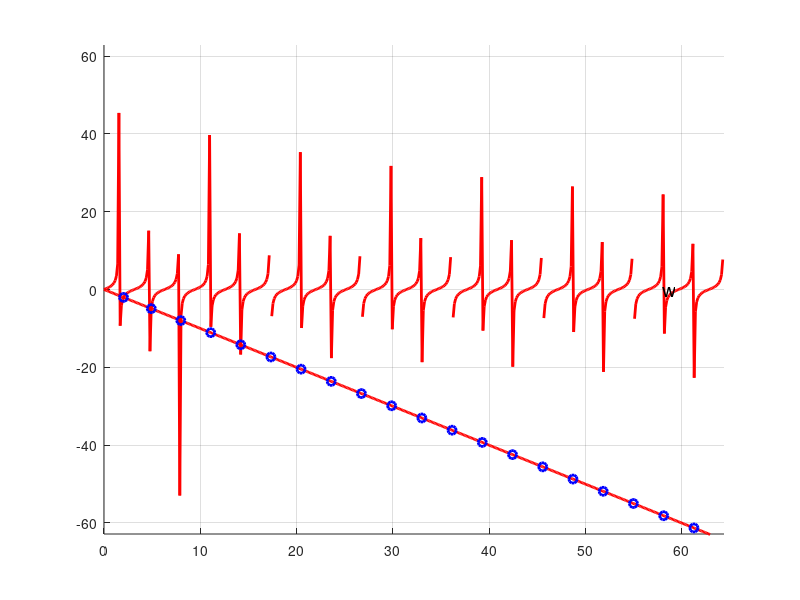
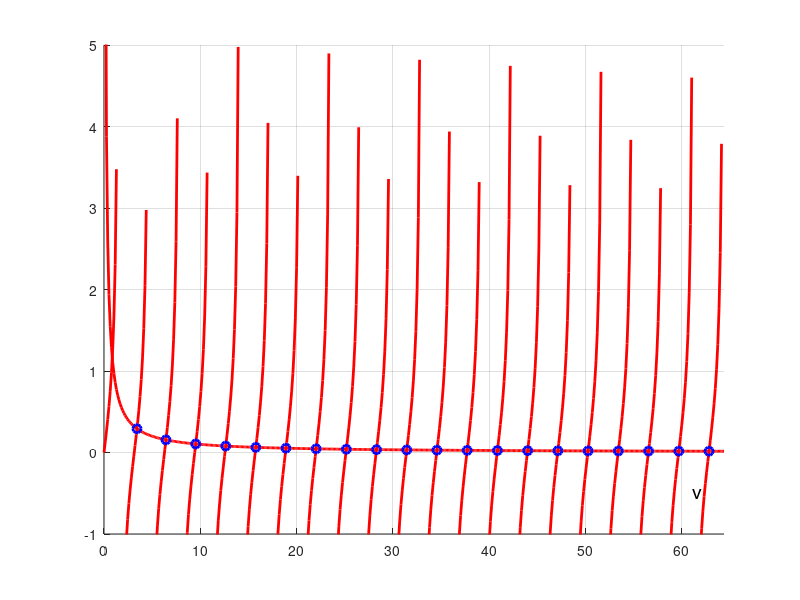

Recreate these plots in MATLAB, in order.
%Computes the eigenvalues of K(x,z) = exp(-a*|x-z|) on [-1,1] by solving
%transcendental equations from Dongbin Xiu, Chapter 4 (eqns. 4.9 and 4.10)
clear all
close all
nmax = 20;
w = zeros(1,nmax);
a = 1;

% Even indices
ycrop = a*nmax*pi;
fun = @(x) tan(x)+a*x;
xx = linspace(0,(2*nmax+1)*pi/2,500);
hold on
yy = tan(xx);
jump = find(abs(yy)>ycrop);
yy(jump) = NaN;
plot(xx,yy,'r','LineWidth',2)
text(0.9*(2*nmax+1)*pi/2,-.5,'w','fontsize',14)
set(gca,'XGrid','on')
set(gca,'YGrid','on')
axis([0  (2*nmax+1)*pi/2  -ycrop  ycrop])
plot(xx,-a*xx,'r','LineWidth',2)
% Let's compute the eigenvalues numerically
disp(sprintf(' n       w       (2n-1)pi/2    lambda(n)'))
for n=1:nmax
    w(n) = fzero(fun,[(2*n-1)*pi/2+100*eps (2*n+1)*pi/2-100*eps]);
    disp(sprintf('%2d  %10f   %10f  %10f',n, w(n), (2*n-1)*pi/2, 2*a/(1+a*a*w(n)*w(n))))
end
plot(w,-a*w,'bo','LineWidth',2)
hold off

pause
figure
v = zeros(1,nmax+1);
% Odd indices
ycrop = 5;
fun = @(x) 1-a*x*tan(x);
xx = linspace(0,(2*nmax+1)*pi/2,500);
hold on
yy = tan(xx);
jump = find(abs(yy)>ycrop);
yy(jump) = NaN;
plot(xx,yy,'r','LineWidth',2)
text(0.95*(2*nmax+1)*pi/2,-.5,'v','fontsize',14)
set(gca,'XGrid','on')
set(gca,'YGrid','on')
axis([0  (2*nmax+1)*pi/2  -1  ycrop])
plot(xx,1./(a*xx),'r','LineWidth',2)
% Let's compute the eigenvalues numerically
disp(sprintf(' n       v           n*pi      lambda(n)'))
v(1) = fzero(fun,[0 *pi/2-100*eps]);
disp(sprintf('%2d  %10f   %10f  %10f',1, v(1), 0, 2*a/(1+a*a*v(1)*v(1))))
for n=1:nmax
    v(n+1) = fzero(fun,[(2*n-1)*pi/2+100*eps (2*n+1)*pi/2-100*eps]);
    disp(sprintf('%2d  %10f   %10f  %10f',n+1, v(n+1), n*pi, 2*a/(1+a*a*v(n+1)*v(n+1))))
end
plot(v,1./(a*v),'bo','LineWidth',2)
hold off

